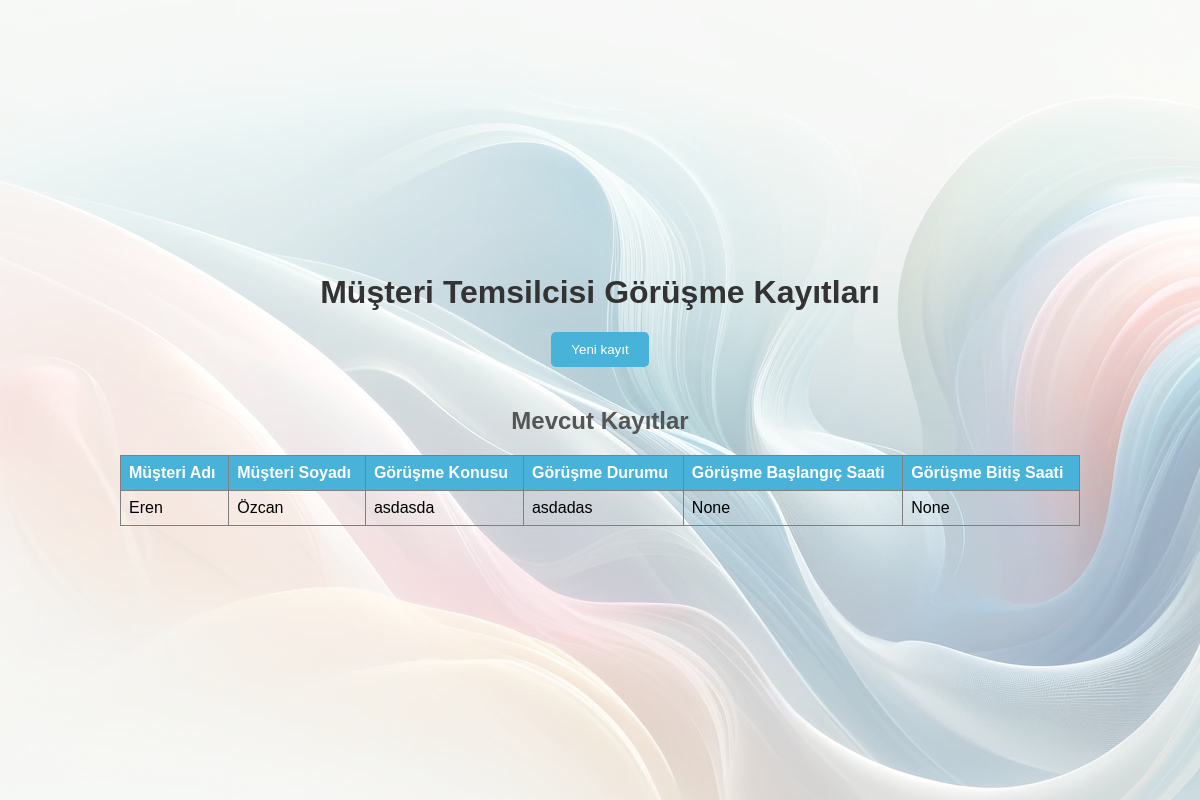
Screenshot of /personel/musteri_temsilcisi/cagri_listesi_menu/ (signed in) with the database file from the repository.
### personel_takip_sistemi/models.py (models this page shows)
class GorusmeKaydi(models.Model):
    Musteri_ad = models.CharField(max_length=100)
    Musteri_soyad = models.CharField(max_length=100)
    MusteriTemsilcisi = models.ForeignKey(MusteriTemsilcisi, on_delete=models.CASCADE)
    GORUSME_KONU_CHOICES = [
        ('Arıza', 'Arıza'),
        ('Talep', 'Talep'),
        ('Bilgi', 'Bilgi')
    ]
    GORUSME_KONU = models.CharField(max_length=10, choices=GORUSME_KONU_CHOICES)
    GORUSME_DURUMU_CHOICES = [
        ('Tamamlandı', 'Tamamlandı'),
        ('Takip ediliyor', 'Takip ediliyor'),
        ('Sorun çözülemedi', 'Sorun çözülemedi')
    ]
    GORUSME_DURUMU = models.CharField(max_length=20, choices=GORUSME_DURUMU_CHOICES)
    GORUSME_BASLANGIC_TARIHI = models.DateTimeField()
    GORUSME_BITIS_TARIHI = models.DateTimeField()

### personel_takip_sistemi/decorators.py (the view)
    def wrap(request, *args, **kwargs):
        user = request.user
        if user.USER_TYPE == "MusteriTemsilcisi" or user.is_superuser == True:
            return function(request, *args, **kwargs)
        else:
            raise PermissionDenied

### personel_takip_sistemi/views.py (called while the page is built)
@login_required
@user_is_musteri_temsilcisi
def musteri_temsilcisi_cagri_listesi_menusu(request):
    context = []
    kayitlar = GorusmeKaydi.objects.all()
    for kayit in kayitlar:
        context.append({
            'Musteri_ad': kayit.Musteri_ad,
            'Musteri_soyad': kayit.Musteri_soyad,
            'GORUSME_KONU': kayit.GORUSME_KONU,
            'GORUSME_DURUMU': kayit.GORUSME_DURUMU,
            'GORUSME_BASLANGIC_TARIHI': kayit.GORUSME_BASLANGIC_TARIHI,
            'GORUSME_BITIS_TARIHI': kayit.GORUSME_BITIS_TARIHI,
        })
    return render(request, 'app/musteri_temsilcisi/gorusme_kaydı.html', {'context': kayitlar})

### personel_takip_sistemi/templates/app/musteri_temsilcisi/gorusme_kaydı.html (shortened to what this page needs)
{% load static %}
<!DOCTYPE html>
<html lang="en">
<head>
    <link rel="stylesheet" href="{% static 'assets/css/gorusmestyle.css' %}">
</head>
<body>
<div class="layer"></div>
<h1>Müşteri Temsilcisi Görüşme Kayıtları</h1>
<button type="button" id="yeniCagriBtn">Yeni kayıt</button>
<h2>Mevcut Kayıtlar</h2>
<table border="1">
    <thead>
    <tr>
        <th>Müşteri Adı</th>
        <th>Müşteri Soyadı</th>
        <th>Görüşme Konusu</th>
        <th>Görüşme Durumu</th>
        <th>Görüşme Başlangıç Saati</th>
        <th>Görüşme Bitiş Saati</th>
    </tr>
    </thead>
    <tbody id="kayıtlar">
    {% for kayit in context %}
        <tr>
            <td>{{ kayit.Musteri_ad }}</td>
            <td>{{ kayit.Musteri_soyad }}</td>
            <td>{{ kayit.GORUSME_KONU }}</td>
            <td>{{ kayit.GORUSME_DURUMU }}</td>
            <td>{{ kayit.GORUSME_BASLANGIC_TARIHI }}</td>
            <td>{{ kayit.GORUSME_BITIS_TARIHI }}</td>
        </tr>
    {% endfor %}
    </tbody>
</table>
</body>
</html>

### personel_takip_sistemi/static/assets/css/gorusmestyle.css (style rules this page uses)
body { font-family: Arial, sans-serif; background: url("/static/assets/img/hero-bg-light.webp"); margin: 0; padding: 0; display: flex; flex-direction: column; align-items: center; justify-content: center; height: 100vh; }
.layer { position: absolute; top: 0; left: 0; width: 100%; height: 100%; background-color: rgba(255, 255, 255, 0.5); z-index: 1; }
h1 { color: #333; margin-top: 20px; z-index: 2; }
h2 { color: #555; margin-top: 20px; z-index: 2; }
button { background-color: #48b2d8; color: white; padding: 10px 20px; border: none; border-radius: 5px; cursor: pointer; margin-bottom: 20px; z-index: 2; }
table { width: 80%; border-collapse: collapse; margin-bottom: 20px; z-index: 2; }
th, td { text-align: left; padding: 8px; }
th { background-color: #48b2d8; color: white; }

### rows the page displays
GorusmeKaydi: Musteri_ad "Eren", Musteri_soyad "Özcan", GORUSME_KONU "asdasda", GORUSME_DURUMU "asdadas", GORUSME_BASLANGIC_TARIHI "None", GORUSME_BITIS_TARIHI "None"
